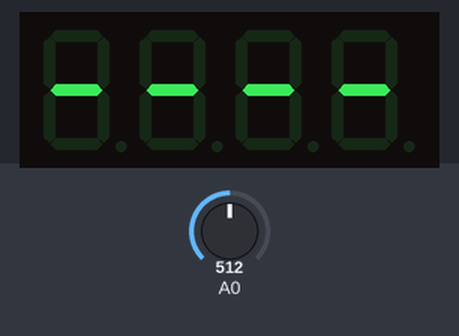
This sketch was run on a simulated Arduino Uno, built with avr-gcc and run on an emulated ATmega328P. Parts: 4-digit seven-segment display. Inputs (shaded band) come from the test bench; at power-on: A0 = 512.

Above: at 1.2 s.
1.3 s: A0 set to 314
2.8 s: A0 set to 290
At 4.0 s:
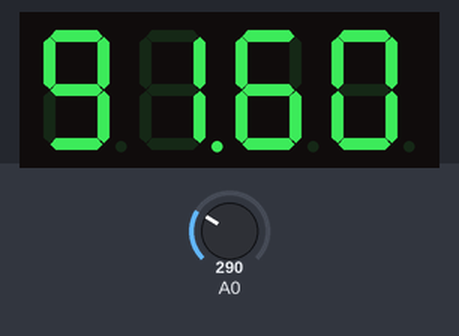
4.3 s: A0 set to 511
At 5.1 s:
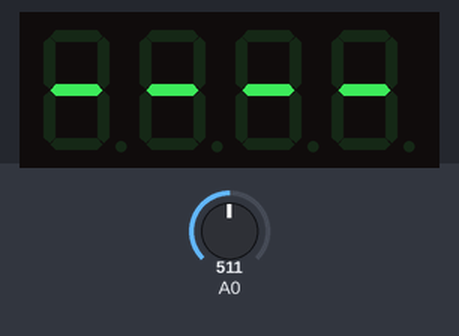
Timing chart, 0 to 7.3 s (numbered marks = the images above; inputs shaded):
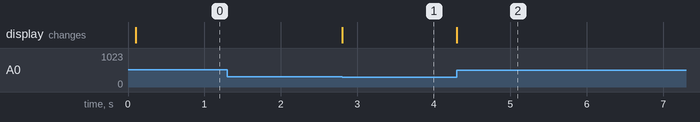

Measured:
- the behaviour switches between 308 and 307 on A0 (found by bisection; images 0 and 1)
- after the input at 1.3 s, every drawn part: stays the same
- after the input at 2.8 s, the display: changes at once (image 1)
- after the input at 4.3 s, the display: changes at once (image 2)

The sketch:

temp-scanner-sevseg.ino
```cpp
#include "SevSeg.h"
SevSeg sevseg;

unsigned long lastUpdateTime = 0;
const unsigned long updateInterval = 100;

void setup() {
  byte numDigits = 4;
  byte digitPins[] = { 2, 3, 4, 5 };
  byte segmentPins[] = { 6, 7, 8, 9, 10, 11, 12, 13 };

  sevseg.begin(COMMON_CATHODE, numDigits, digitPins, segmentPins);
  sevseg.setBrightness(90);
}

void loop() {
  unsigned long currentMillis = millis();

  if (currentMillis - lastUpdateTime >= updateInterval) {
    lastUpdateTime = currentMillis;

    double voltage = analogRead(0) * (5.0 / 1024.0);
    double temp = (voltage - 0.5) * 100.0;

    int displayTemp = static_cast<int>(temp * 100);  // scale by 100 for 2 decimal places
    sevseg.setNumber(displayTemp, 2);
  }

  sevseg.refreshDisplay();
}
```
